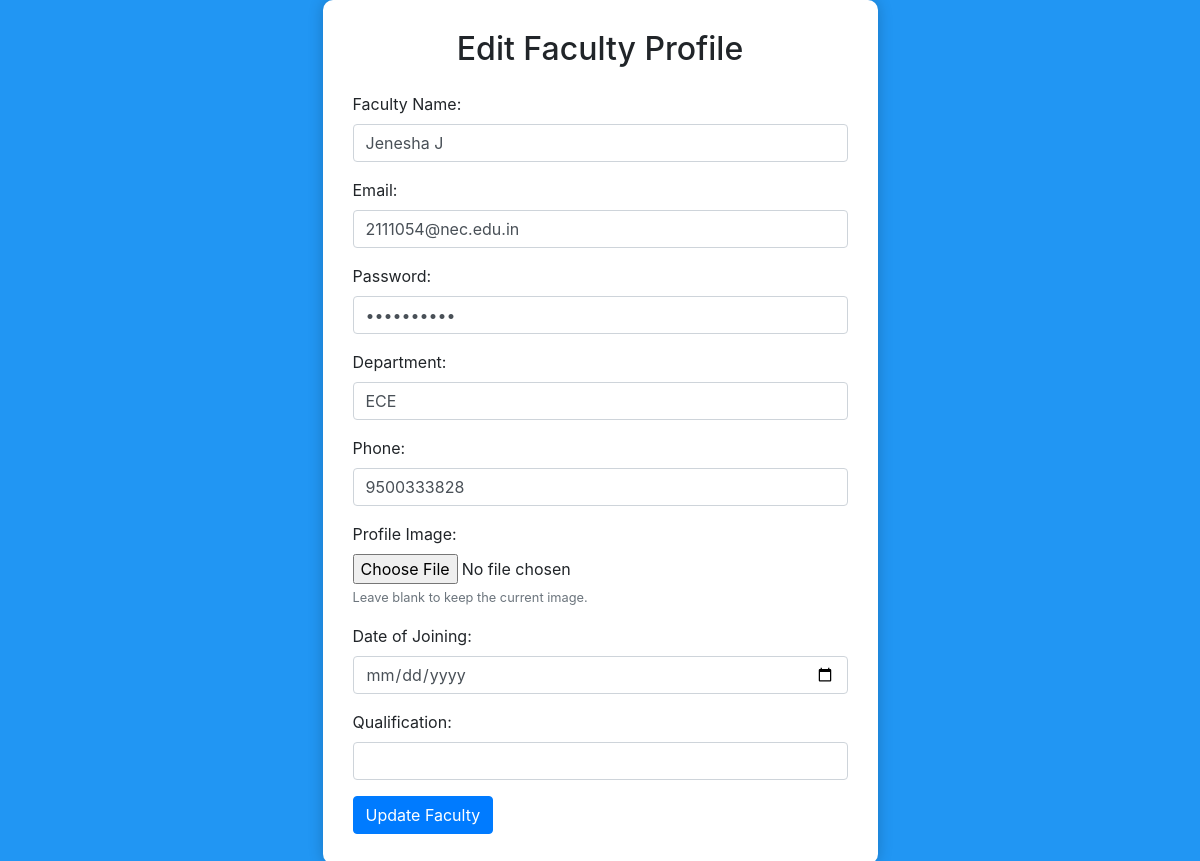
The app's page /admin/edit_faculty.php?id=1 (signed in) with its own data.
### tables this page shows
CREATE TABLE `faculty` (
  `id` int(11) NOT NULL,
  `faculty_name` varchar(100) NOT NULL,
  `email` varchar(100) NOT NULL,
  `password` varchar(100) NOT NULL DEFAULT '12345678',
  `department` varchar(100) NOT NULL,
  `phone` varchar(20) DEFAULT NULL,
  `profile_image` varchar(255) DEFAULT NULL,
  `date_of_joining` date DEFAULT NULL,
  `qualification` varchar(100) DEFAULT NULL,
  `reset_token` varchar(255) DEFAULT NULL,
  `token_expiry` datetime DEFAULT NULL
);

### admin/edit_faculty.php (the view, shortened to what this page needs)
<?php
include('../config.php');
if (isset($_GET['id'])) {
    $faculty_id = $_GET['id'];
    $sql = "SELECT * FROM faculty WHERE id = ?";
    $stmt = $conn->prepare($sql);
    $stmt->bind_param('i', $faculty_id);
    $stmt->execute();
    $result = $stmt->get_result();
    $faculty = $result->fetch_assoc();
} else {
    echo "Invalid request.";
    exit;
}
?>
<!DOCTYPE html>
<html lang="en">
<head>
    <link rel="stylesheet" href="../css/bootstrap.min.css">
		<link rel="stylesheet" href="https://stackpath.bootstrapcdn.com/bootstrap/4.5.2/css/bootstrap.min.css">
</head>
<body>
    <div class="container d-flex justify-content-center align-items-center" style="min-height: 100vh;">
        <div class="form-container col-md-6">
            <h2 class="mb-4 text-center">Edit Faculty Profile</h2>
            <form method="POST" enctype="multipart/form-data">
                <div class="form-group">
                    <label for="faculty_name">Faculty Name:</label>
                    <input type="text" class="form-control" name="faculty_name" id="faculty_name" value="<?php echo htmlspecialchars($faculty['faculty_name']); ?>" required>
                </div>
                <div class="form-group">
                    <label for="email">Email:</label>
                    <input type="email" class="form-control" name="email" id="email" value="<?php echo htmlspecialchars($faculty['email']); ?>" required>
                </div>
                <div class="form-group">
                    <label for="password">Password:</label>
                    <input type="password" class="form-control" name="password" id="password" value="<?php echo htmlspecialchars($faculty['password']); ?>" required>
                </div>
                <div class="form-group">
                    <label for="department">Department:</label>
                    <input type="text" class="form-control" name="department" id="department" value="<?php echo htmlspecialchars($faculty['department']); ?>" required>
                </div>
                <div class="form-group">
                    <label for="phone">Phone:</label>
                    <input type="text" class="form-control" name="phone" id="phone" value="<?php echo htmlspecialchars($faculty['phone']); ?>">
                </div>
                <div class="form-group">
                    <label for="profile_image">Profile Image:</label>
                    <input type="file" class="form-control-file" name="profile_image" id="profile_image">
                    <small class="form-text text-muted">Leave blank to keep the current image.</small>
                </div>
                <div class="form-group">
                    <label for="date_of_joining">Date of Joining:</label>
                    <input type="date" class="form-control" name="date_of_joining" id="doj" value="<?php echo htmlspecialchars($faculty['date_of_joining']); ?>" required>
                </div>
                <div class="form-group">
                    <label for="qualification">Qualification:</label>
                    <input type="text" class="form-control" name="qualification" id="Qualification" value="<?php echo htmlspecialchars($faculty['qualification']); ?>" required>
                </div>
                <button type="submit" class="btn btn-primary">Update Faculty</button>
            </form>
        </div>
    </div>
</body>

### admin/edit_faculty.php (style rules this page uses)
body { background-color: #2196f3; }
.form-container { background-color: #ffffff; padding: 30px; border-radius: 10px; box-shadow: 0 0 15px rgba(0, 0, 0, 0.2); }

### records on screen
faculty: faculty_name "Jenesha J", email "2111054@nec.edu.in", department "ECE", phone "9500333828"
